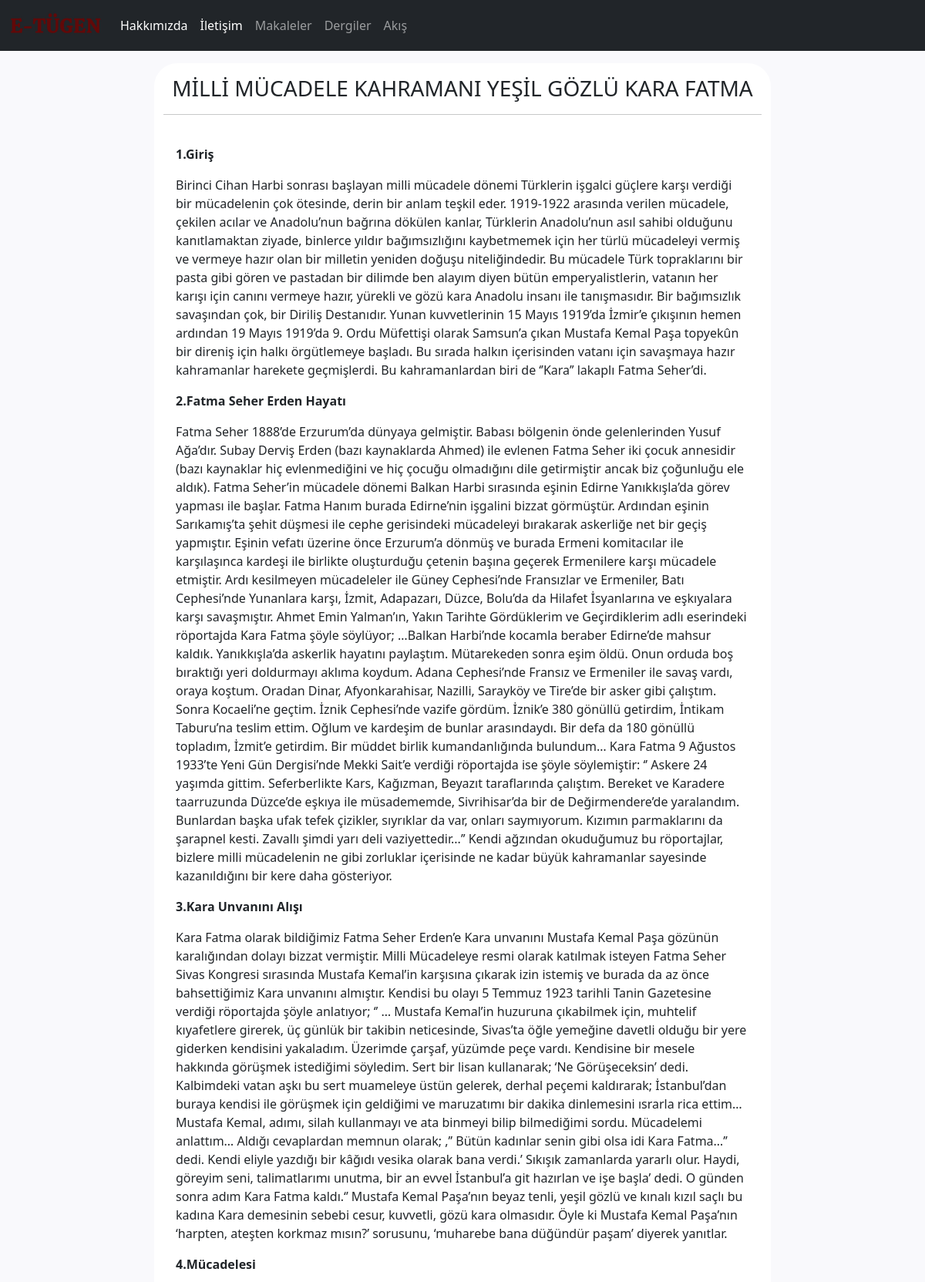
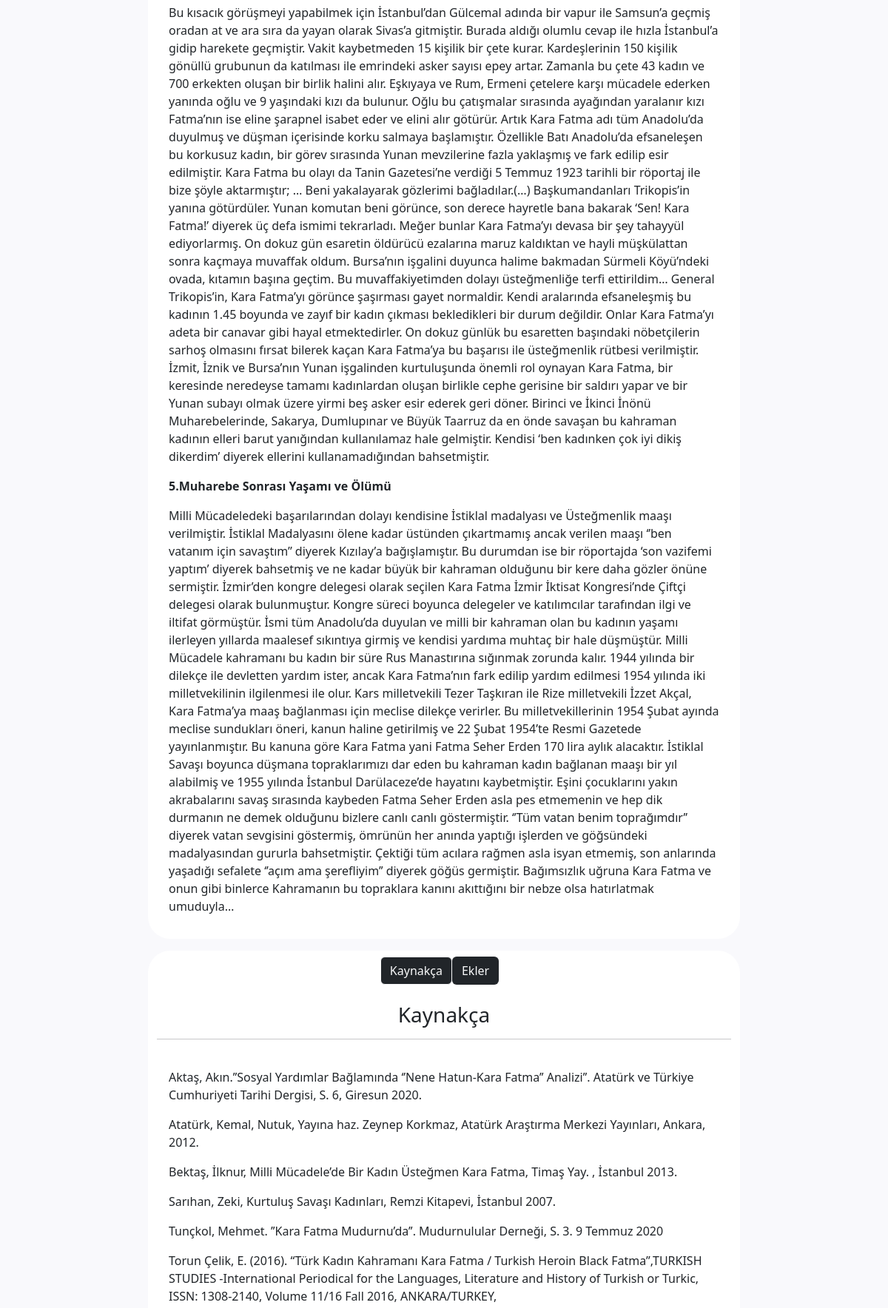
/posts/posts/9 (upper part), run on the app's committed database (2 pictures, top to bottom).
### posts/models.py (models this page shows, shortened)
class Post(models.Model):
    author = models.ForeignKey("auth.User",on_delete= models.CASCADE,verbose_name = "Paylaşan")
    yazar = models.CharField(max_length=25,verbose_name= "Yazar İsmi",blank=True,null=True)
    date = models.DateField(verbose_name= "Yazım Tarihi",blank=True,null=True)
    source = RichTextField(verbose_name = "Kaynakça",default="")
    imageOne = models.ImageField(blank=True,null=True, verbose_name = "Ek 1")
    descriptionOne = models.CharField(max_length=400, verbose_name="Ek 1 Açıklama",blank = True, null=True)
    imageTwo = models.ImageField(blank=True,null=True, verbose_name = "Ek 2")
    descriptionTwo = models.CharField(max_length=400, verbose_name="Ek 2 Açıklama",blank = True, null=True)
    imageThree = models.ImageField(blank=True,null=True, verbose_name = "Ek 3")
    descriptionThree = models.CharField(max_length=400, verbose_name="Ek 3 Açıklama",blank = True, null=True)
    title = models.CharField(max_length=50, verbose_name="Başlık")
    content = RichTextField(verbose_name= "İçerik")
    created_date = models.DateTimeField(auto_now_add=True, verbose_name = "Oluşturulma Tarihi")

### posts/views.py (the view)
# urls.py: path("posts/<int:id>",views.detail,name = "detail"),
def detail(request,id):
    post = get_object_or_404(Post,id=id)
    return render(request,"postdetail.html",{"post":post})

### templates/postdetail.html (shortened to what this page needs)
{% extends "layout.html" %}
{% block body %}
<div class="row col-md-8 mx-auto mt-3" style = "background:white; border-radius:30px">
    <div class="mx-auto">
        <div class = "title mt-3">
            <h3 style = "text-align:center;">{{post.title}}</h3>
            <hr size="10">
        </div>
        <div class = "content p-3">
            {{post.content|safe}}
        </div>
    </div>
</div>
<div class="row col-md-8 mx-auto mt-3" style = "background:white; border-radius:30px">
    <ul class="nav nav-pills mb-3 justify-content-center mt-2" id="pills-tab" role="tablist">
        <li class="nav-item" role="presentation">
          <button class="btn active text-light bg-dark" id="pills-home-tab" data-bs-toggle="pill" data-bs-target="#pills-home" type="button" role="tab" aria-controls="pills-home" aria-selected="True">Kaynakça</button>
        </li>
        {% if post.imageOne %}
        <li class="nav-item" role="presentation">
            <button class="btn text-light bg-dark" data-bs-toggle="pill" data-bs-target="#pills-profile" type="button" role="tab" aria-controls="pills-profile" aria-selected="false">Ekler</button>
        </li>
        {% endif %}
      </ul>
      <div class="tab-content" id="pills-tabContent">
        <div class="tab-pane fade show active" id="pills-home" role="tabpanel" aria-labelledby="pills-home-tab" tabindex="0">
            <div class = "title mt-2">
                <h3 style = "text-align:center;">Kaynakça</h3>
                <hr size="10">
            </div>
            <div class = "content p-3">
                {{post.source|safe}}
            </div>
        </div>
</div>
</div>
{% endblock body %}

### static/css/style.css (style rules this page uses)
body { background-color: #F9F9FC; }

### data on the page
Post: title "MİLLİ MÜCADELE KAHRAMANI YEŞİL GÖZLÜ KARA FATMA", content "1.Giriş Birinci Cihan Harbi sonrası başlayan milli mücadele dönemi Türklerin işgalci güçlere karşı verdiği bir mücadelenin çok ötesinde, derin bir anlam teşkil eder. 1919-1922 arasında verilen mücadele, çekilen acılar ve Anadolu’nun bağrına dökülen kanlar, Türklerin Anadolu’nun asıl sahibi olduğunu kanıtlamaktan ziyade, binlerce yıldır bağımsızlığını kaybetmemek için her türlü mücadeleyi vermiş ve vermeye hazır olan bir milletin yeniden doğuşu niteliğindedir. Bu mücadele Türk topraklarını bir pasta gibi gören ve pastadan bir dilimde ben alayım diyen bütün emperyalistlerin, vatanın her karışı için canını vermeye hazır, yürekli ve gözü kara Anadolu insanı ile tanışmasıdır. Bir bağımsızlık…", source "Aktaş, Akın.’’Sosyal Yardımlar Bağlamında ‘’Nene Hatun-Kara Fatma’’ Analizi’’. Atatürk ve Türkiye Cumhuriyeti Tarihi Dergisi, S. 6, Giresun 2020. Atatürk, Kemal, Nutuk, Yayına haz. Zeynep Korkmaz, Atatürk Araştırma Merkezi Yayınları, Ankara, 2012. Bektaş, İlknur, Milli Mücadele’de Bir Kadın Üsteğmen Kara Fatma, Timaş Yay. , İstanbul 2013. Sarıhan, Zeki, Kurtuluş Savaşı Kadınları, Remzi Kitapevi, İstanbul 2007. Tunçkol, Mehmet. ’’Kara Fatma Mudurnu’da’’. Mudurnulular Derneği, S. 3. 9 Temmuz 2020 Torun Çelik, E. (2016). “Türk Kadın Kahramanı Kara Fatma / Turkish Heroin Black Fatma”,TURKISH STUDIES -International Periodical for the Languages, Literature and History of Turkish or Turkic, ISSN:…"
